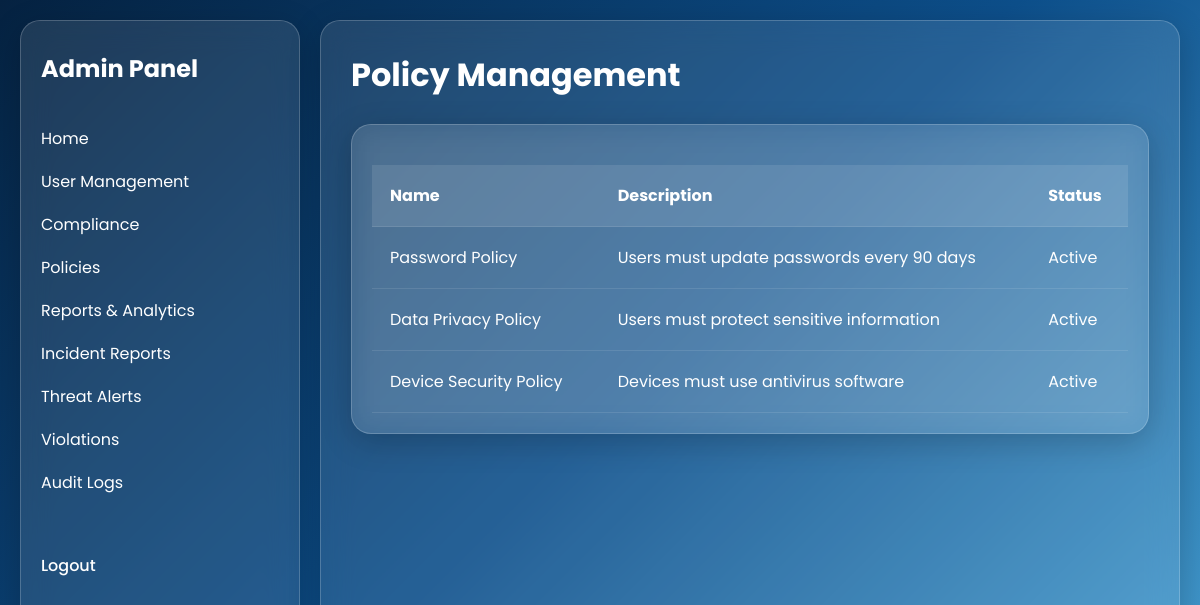
The page /admin/policies.php (signed in) on the database its author committed.
### tables this page shows
CREATE TABLE `policies` (
  `id` int(11) NOT NULL,
  `policy_name` varchar(255) DEFAULT NULL,
  `description` text DEFAULT NULL,
  `status` enum('Active','Inactive') DEFAULT 'Active'
);

### admin/policies.php (the view, shortened to what this page needs)
<?php
include(__DIR__ . '/../config/connect.php');
$policies = mysqli_query($conn, "SELECT * FROM policies");
?>
<!DOCTYPE html>
<html>
<head>
    <link rel="stylesheet" href="../css/style.css">
</head>
<body>
    <div class="container dashboard">
        <?php include('sidebar.php'); ?>
        <div class="main-content glass">
            <h1>Policy Management</h1>
            <div class="glass" style="padding:20px; margin-top:20px;">
                <div class="table-container">
                    <table>
                        <tr>
                            <th>Name</th>
                            <th>Description</th>
                            <th>Status</th>
                        </tr>
                        <?php while ($p = mysqli_fetch_assoc($policies)) { ?>
                            <tr>
                                <td><?= $p['policy_name'] ?></td>
                                <td><?= $p['description'] ?></td>
                                <td><?= $p['status'] ?></td>
                            </tr>
                        <?php } ?>
                    </table>
                </div>
            </div>
        </div>
</body>
</html>

### admin/sidebar.php
<div class="sidebar glass">
    <h2>Admin Panel</h2>
    <ul>
        <li><a href="__DIR__ . '/../dashboard.php">Home</a></li>
        <li><a href="__DIR__ . '/../users.php">User Management</a></li>
        <li><a href="__DIR__ . '/../compliance.php">Compliance</a></li>
        <li><a href="__DIR__ . '/../policies.php">Policies</a></li>
        <li><a href="__DIR__ . '/../reports.php">Reports & Analytics</a></li>
        <li><a href="__DIR__ . '/../incidents.php">Incident Reports</a></li>
        <li><a href="__DIR__ . '/../threats.php">Threat Alerts</a></li>
        <li><a href="__DIR__ . '/../violations.php">Violations</a></li>
        <li><a href="__DIR__ . '/../audit-logs.php">Audit Logs</a></li>
    </ul>
    <a class="logout" href="../includes/logout.php">Logout</a>
</div>

### shared/css/style.css (style rules this page uses)
* { margin:0; padding:0; box-sizing:border-box; font-family:'Poppins', sans-serif; }
body { min-height:100vh; width:100%; background:linear-gradient(135deg,#052241,#0d4f8b,#4da8da); background-size:cover; background-position:center; display:flex; justify-content:center; align-items:center; overflow-x:hidden; color:white; padding:20px; }
.container { width:100%; min-height:100vh; display:flex; }
.glass { background:rgba(255,255,255,0.10); border-radius:20px; border:1px solid rgba(255,255,255,0.2); backdrop-filter:blur(15px); -webkit-backdrop-filter:blur(15px); box-shadow:0 8px 32px rgba(0,0,0,0.2); }
.dashboard { width:100%; min-height:100vh; display:flex; gap:20px; }
.sidebar { width:280px; min-height:calc(100vh - 40px); padding:30px 20px; position:sticky; top:20px; }
.sidebar h2 { margin-bottom:40px; font-size:24px; }
.sidebar ul { list-style:none; }
.sidebar ul li { margin:18px 0; }
.sidebar ul li a { text-decoration:none; color:white; font-size:16px; transition:0.3s; }
.logout { display:inline-block; margin-top:40px; text-decoration:none; color:white; font-weight:500; }
.main-content { flex:1; min-height:calc(100vh - 40px); padding:30px; overflow:auto; }
.main-content h1 { margin-bottom:25px; font-size:32px; }
.table-container { width:100%; overflow-x:auto; margin-top:20px; }
.table-container table { width:100%; border-collapse:collapse; }
.table-container th { background:rgba(255,255,255,0.1); }
.table-container th, .table-container td { padding:18px; text-align:left; }
.table-container tr { border-bottom:1px solid rgba(255,255,255,0.1); }

### rows shown on the page
policies: policy_name "Password Policy", description "Users must update passwords every 90 days", status "Active"
policies: policy_name "Data Privacy Policy", description "Users must protect sensitive information", status "Active"
policies: policy_name "Device Security Policy", description "Devices must use antivirus software", status "Active"
